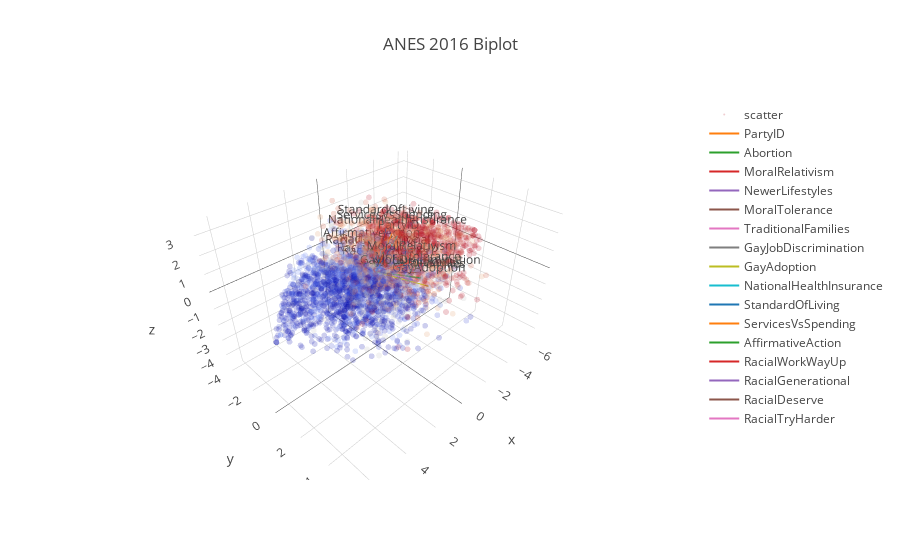

The code cell stored with this chart in its notebook:
### Markdown cell above
### Biplot

A scatterplot projected onto the first two principal components.

### Code cell
data_scaled = pd.DataFrame(_scaled, columns=df.columns)
triplot(pca, data_scaled, title='ANES {} Biplot'.format(YEAR), color=data_scaled.PartyID)

### Figure 1 — Plotly figure (JSON) as saved in the notebook; plotly's stock layout.template omitted (floating-point values rounded to 4 significant figures; data arrays with more than 128 entries replaced by an {"elided": "..."} marker saying what was removed)
{"data": [{"marker": {"color": {"elided": "4271 float values"}, "opacity": 0.2, "size": 2}, "mode": "markers", "name": "scatter", "type": "scatter3d", "x": {"elided": "4271 float values"}, "y": {"elided": "4271 float values"}, "z": {"elided": "4271 float values"}}, {"mode": "lines+text", "name": "PartyID", "text": ["", "PartyID"], "type": "scatter3d", "x": [0, -1.84], "y": [0, -0.2002], "z": [0, 0.8193]}, {"mode": "lines+text", "name": "Abortion", "text": ["", "Abortion"], "type": "scatter3d", "x": [0, -1.344], "y": [0, 1.836], "z": [0, -0.1219]}, {"mode": "lines+text", "name": "MoralRelativism", "text": ["", "MoralRelativism"], "type": "scatter3d", "x": [0, -1.297], "y": [0, 1.203], "z": [0, 0.5474]}, {"mode": "lines+text", "name": "NewerLifestyles", "text": ["", "NewerLifestyles"], "type": "scatter3d", "x": [0, -1.735], "y": [0, 1.28], "z": [0, -0.7722]}, {"mode": "lines+text", "name": "MoralTolerance", "text": ["", "MoralTolerance"], "type": "scatter3d", "x": [0, -1.401], "y": [0, 1.557], "z": [0, 0.03906]}, {"mode": "lines+text", "name": "TraditionalFamilies", "text": ["", "TraditionalFamilies"], "type": "scatter3d", "x": [0, -1.701], "y": [0, 0.987], "z": [0, -0.8076]}, {"mode": "lines+text", "name": "GayJobDiscrimination", "text": ["", "GayJobDiscrimination"], "type": "scatter3d", "x": [0, -1.167], "y": [0, 1.918], "z": [0, -0.04643]}, {"mode": "lines+text", "name": "GayAdoption", "text": ["", "GayAdoption"], "type": "scatter3d", "x": [0, -1.162], "y": [0, 2.491], "z": [0, -0.2205]}, {"mode": "lines+text", "name": "NationalHealthInsurance", "text": ["", "NationalHealthInsurance"], "type": "scatter3d", "x": [0, -1.635], "y": [0, -0.0953], "z": [0, 1.392]}, {"mode": "lines+text", "name": "StandardOfLiving", "text": ["", "StandardOfLiving"], "type": "scatter3d", "x": [0, -1.455], "y": [0, -0.7384], "z": [0, 1.644]}, {"mode": "lines+text", "name": "ServicesVsSpending", "text": ["", "ServicesVsSpending"], "type": "scatter3d", "x": [0, -1.622], "y": [0, -0.4887], "z": [0, 1.377]}, {"mode": "lines+text", "name": "AffirmativeAction", "text": ["", "AffirmativeAction"], "type": "scatter3d", "x": [0, -1.417], "y": [0, -1.853], "z": [0, -0.01334]}, {"mode": "lines+text", "name": "RacialWorkWayUp", "text": ["", "RacialWorkWayUp"], "type": "scatter3d", "x": [0, -1.941], "y": [0, -1.098], "z": [0, -1.034]}, {"mode": "lines+text", "name": "RacialGenerational", "text": ["", "RacialGenerational"], "type": "scatter3d", "x": [0, -1.777], "y": [0, -1.703], "z": [0, -0.5299]}, {"mode": "lines+text", "name": "RacialDeserve", "text": ["", "RacialDeserve"], "type": "scatter3d", "x": [0, -1.884], "y": [0, -1.687], "z": [0, -0.5099]}, {"mode": "lines+text", "name": "RacialTryHarder", "text": ["", "RacialTryHarder"], "type": "scatter3d", "x": [0, -1.809], "y": [0, -1.046], "z": [0, -1.137]}], "layout": {"title": "ANES 2016 Biplot", "xaxis": {"title": "Principal Component One"}, "yaxis": {"title": "Principal Component Two"}}}
